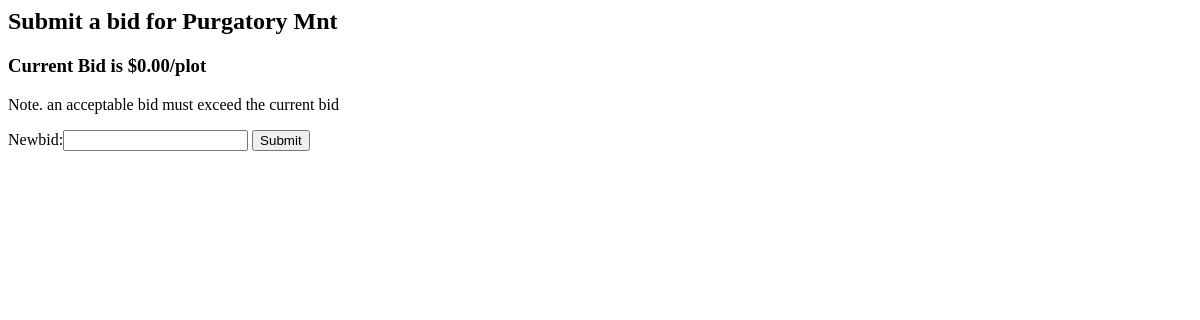
The app's page /bid/11/, older data.
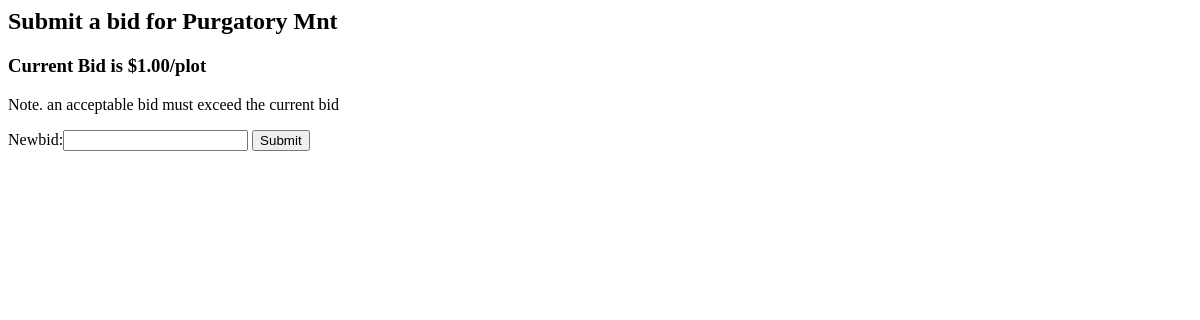
The same page, newer data.
### bid/models.py (models this page shows, shortened)
class Cruise(models.Model):
    name = models.CharField(max_length=200)
    state = models.CharField(max_length=200)
    numPlots = models.IntegerField(default=0)
    bid = models.DecimalField(max_digits=5, decimal_places=2, default=0)

### bid/views.py (the view)
# urls.py: url(r'^(?P<cruise_id>[0-9]+)/$', views.placeBid, name='placeBid'),
def placeBid(request, cruise_id):
    cruise = get_object_or_404(Cruise, pk=cruise_id)
    if request.method == 'POST':
        form = bidForm(request.POST)
        if form.is_valid():
            postBid = form.cleaned_data['newBid']
            if postBid > cruise.bid:
                cruise.bid = postBid
                cruise.save()
                allCruises = Cruise.objects.all()
                context = {'allCruises': allCruises}
                return render(request, 'bid/index.html', context)
            else:
                form.is_valid = False
                message = 'Try again, your bid must exceed $%s/plot' % cruise.bid
                return HttpResponse(message)
    else:
        form = bidForm()
    return render(request, 'bid/placeBid.html', {'cruise': cruise, 'form':form})

### bid/forms.py
class bidForm(forms.Form):
	newBid = forms.DecimalField(max_digits=5, decimal_places=2)

### bid/templates/bid/placeBid.html (shortened to what this page needs)
<h2> Submit a bid for {{cruise.name}}</h2>
<h3>Current Bid is ${{cruise.bid}}/plot</h3>
<p>Note. an acceptable bid must exceed the current bid</p>
<form action= "" method="post">
    {{ form }}
    <input type="submit" value="Submit" />
</form>

Row changes from the older to the newer data that the page shows:
changed Cruise "Purgatory Mnt": bid "0.00" → "1.00"
